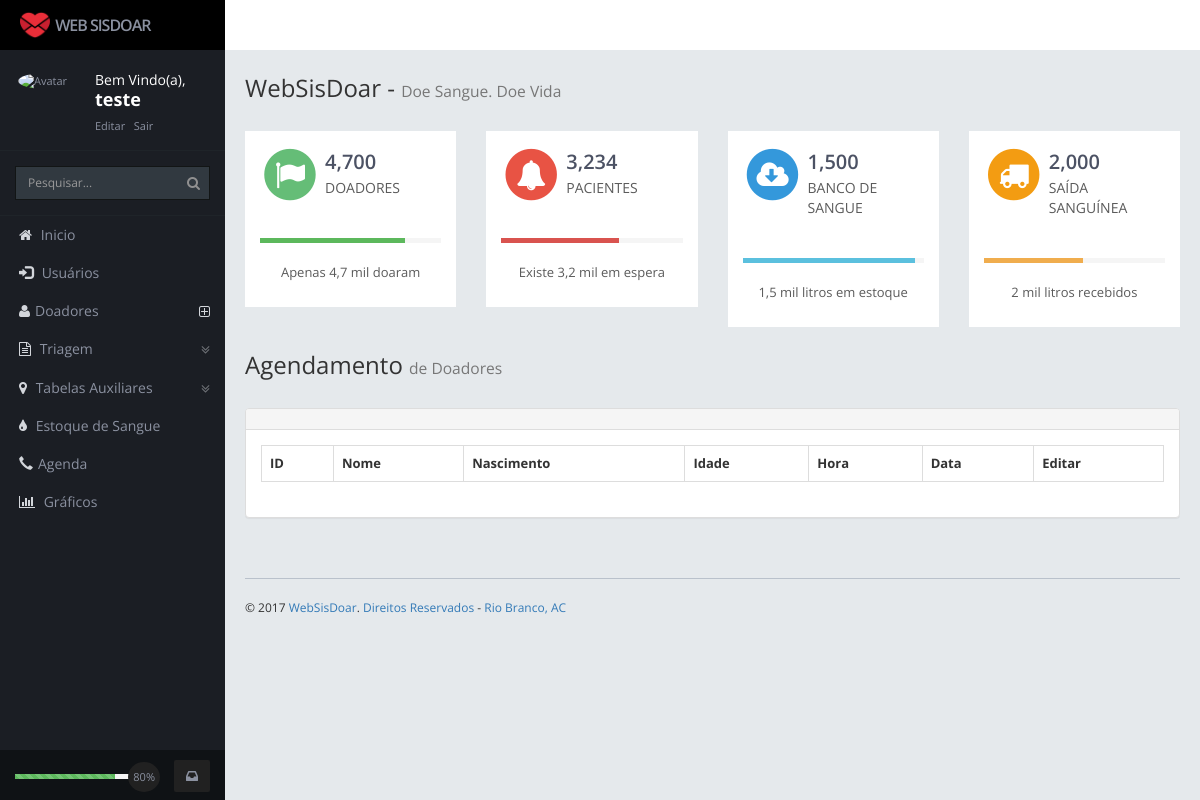
The app's page /DashBoard.php (signed in), older data.
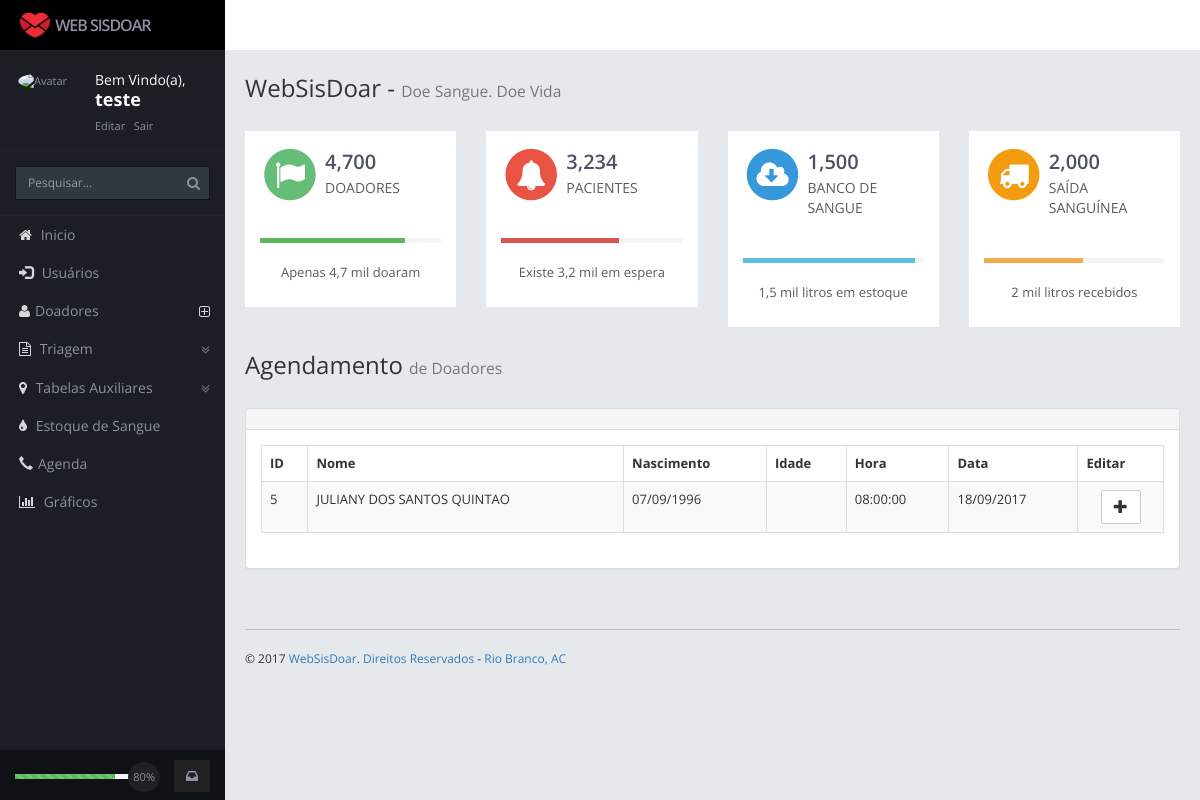
The same page, newer data.
### tables this page shows
CREATE TABLE `doador` (
  `iddoador` int(11) NOT NULL AUTO_INCREMENT,
  `nome` varchar(60) DEFAULT NULL,
  `data_nascimento` varchar(15) DEFAULT NULL,
  `cpf` varchar(15) DEFAULT NULL,
  `rg` varchar(11) DEFAULT NULL,
  `endereco` varchar(60) DEFAULT NULL,
  `numero` int(11) DEFAULT NULL,
  `bairro` varchar(45) DEFAULT NULL,
  `complemento` varchar(60) DEFAULT NULL,
  `cidade_idcidade` int(11) DEFAULT NULL,
  `tipo_sangue` varchar(2) DEFAULT NULL,
  `fator_rh` varchar(20) DEFAULT NULL COMMENT 'N: Negativo, P: Positivo',
  `idade` int(11) DEFAULT NULL,
  `sexo` varchar(10) DEFAULT NULL,
  `data_registro` varchar(15) DEFAULT NULL,
  `num_sus` int(11) DEFAULT NULL,
  `expeditor` varchar(10) DEFAULT NULL,
  `etnia` varchar(10) DEFAULT NULL,
  `nome_pai` varchar(60) DEFAULT NULL,
  `nome_mae` varchar(60) DEFAULT NULL,
  `estado_civil` varchar(45) DEFAULT NULL,
  `escolaridade` varchar(20) DEFAULT NULL,
  `naturalidade` varchar(45) DEFAULT NULL,
  `agend_hora` time DEFAULT NULL,
  `agend_data` date DEFAULT NULL,
  PRIMARY KEY (`iddoador`),
  KEY `fk_paciente_cidade1_idx` (`cidade_idcidade`),
  CONSTRAINT `fk_paciente_cidade10` FOREIGN KEY (`cidade_idcidade`) REFERENCES `cidade` (`idcidade`) ON DELETE NO ACTION ON UPDATE NO ACTION
);

### DashBoard.php (the view, shortened to what the changed rows need)
<!DOCTYPE html>
<?php
include './config/conexao.php';
?>
<html>
    <head>
        <?php
        include './layout/cabecalho.php';
        ?>
    </head>
    <body>
        <div class="body content rows scroll-y">
            <div class="page-heading animated fadeInDownBig">
                <h1>WebSisDoar - <small> Doe Sangue. Doe Vida</small></h1>
            </div>
            <div class="page-heading animated fadeInDownBig">
                <h1>Agendamento <small> de Doadores</small></h1>
            </div>
            <div class="table-responsive">
                <div class="panel panel-default">
                    <div class="panel-body">
                        <table width="100%" class="table table-striped table-bordered table-hover" id="agendamento">
                            <thead>
                                <tr>
                                    <th>ID</th>
                                    <th>Nome</th>
                                    <th>Nascimento</th>
                                    <th>Idade</th>
                                    <th>Hora</th>
                                    <th>Data</th>
                                    <th>Editar</th>
                                </tr>
                            </thead>
                            <tbody>
                                <?php
                                $sql = ("select iddoador, nome, data_nascimento, truncate(datediff(now(), data_nascimento)/365,0) as 'idade',  agend_hora,
                                    date_format(agend_data, '%d/%m/%Y') as 'agend_data'
                                        from doador
                                            where  agend_hora is not null;");
                                foreach ($con->query($sql) as $row) {
                                    ?>
                                    <tr>
                                        <td><?php echo $row['iddoador']; ?></td>
                                        <td><?php echo $row['nome']; ?></td>
                                        <td><?php echo $row['data_nascimento']; ?></td>
                                        <td><?php echo $row['idade']; ?></td>
                                        <td><?php echo $row['agend_hora']; ?></td>
                                        <td><?php echo $row['agend_data']; ?></td>
                                        <td class="text-center">
                                            <?php echo "<a class='btn btn-default' href='../estoque/entrada_estoque.php?iddoador=" . $row['iddoador'] . "'><i class='glyphicon glyphicon-plus'></i></a>"; ?>
                                        </td>
                                    </tr>
                                    <?php
                                }
                                ?>
                            </tbody>
                        </table>
                    </div>
                </div>
            </div>
            <?php
            include 'layout/rodape.php';
            ?>
    </body>
</html>

Row changes from the older to the newer data that the page shows:
now on this page (row edited): doador: iddoador "5", nome "JULIANY DOS SANTOS QUINTAO", data_nascimento "07/09/1996", agend_hora "08:00:00", agend_data "18/09/2017"
